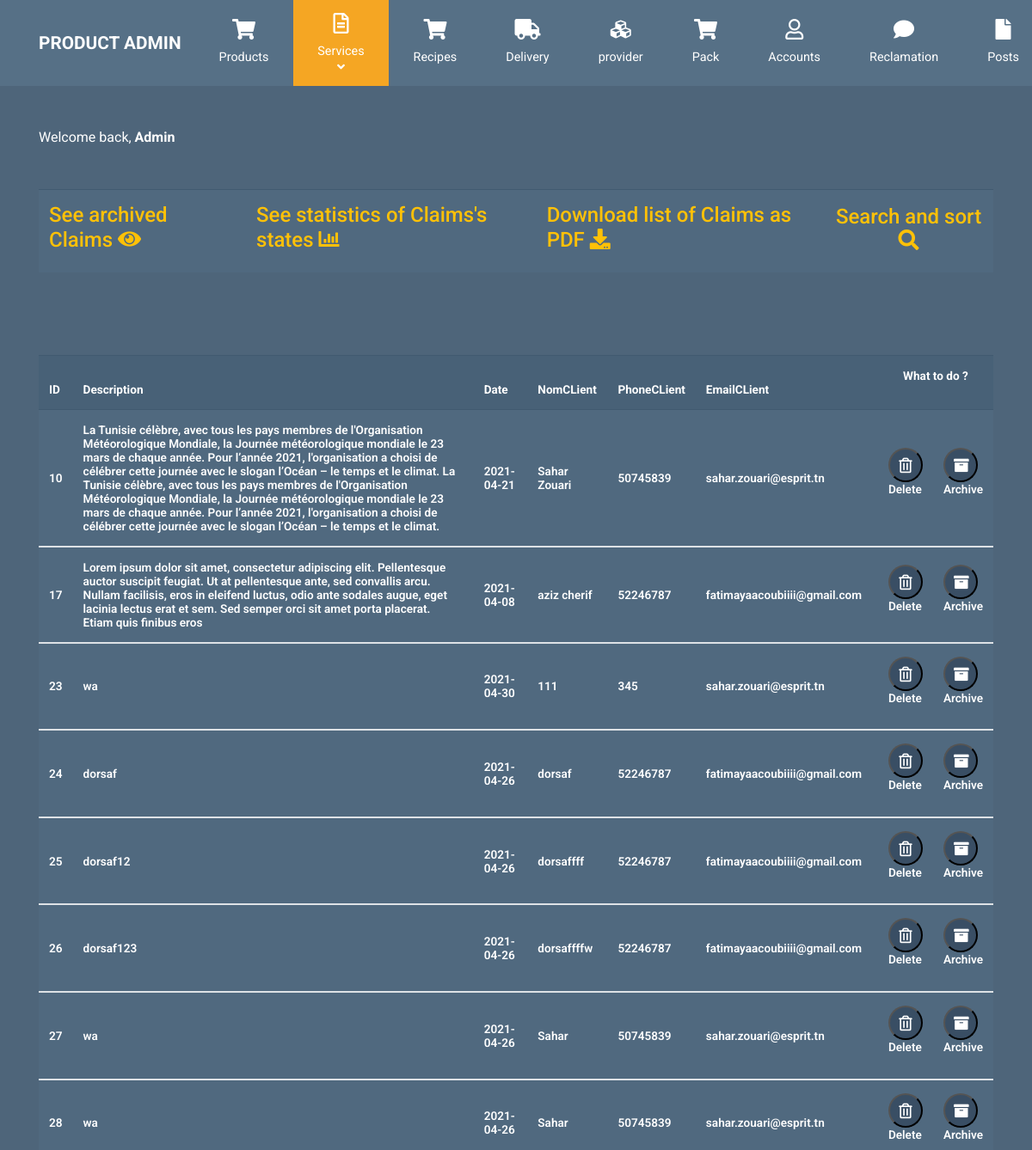
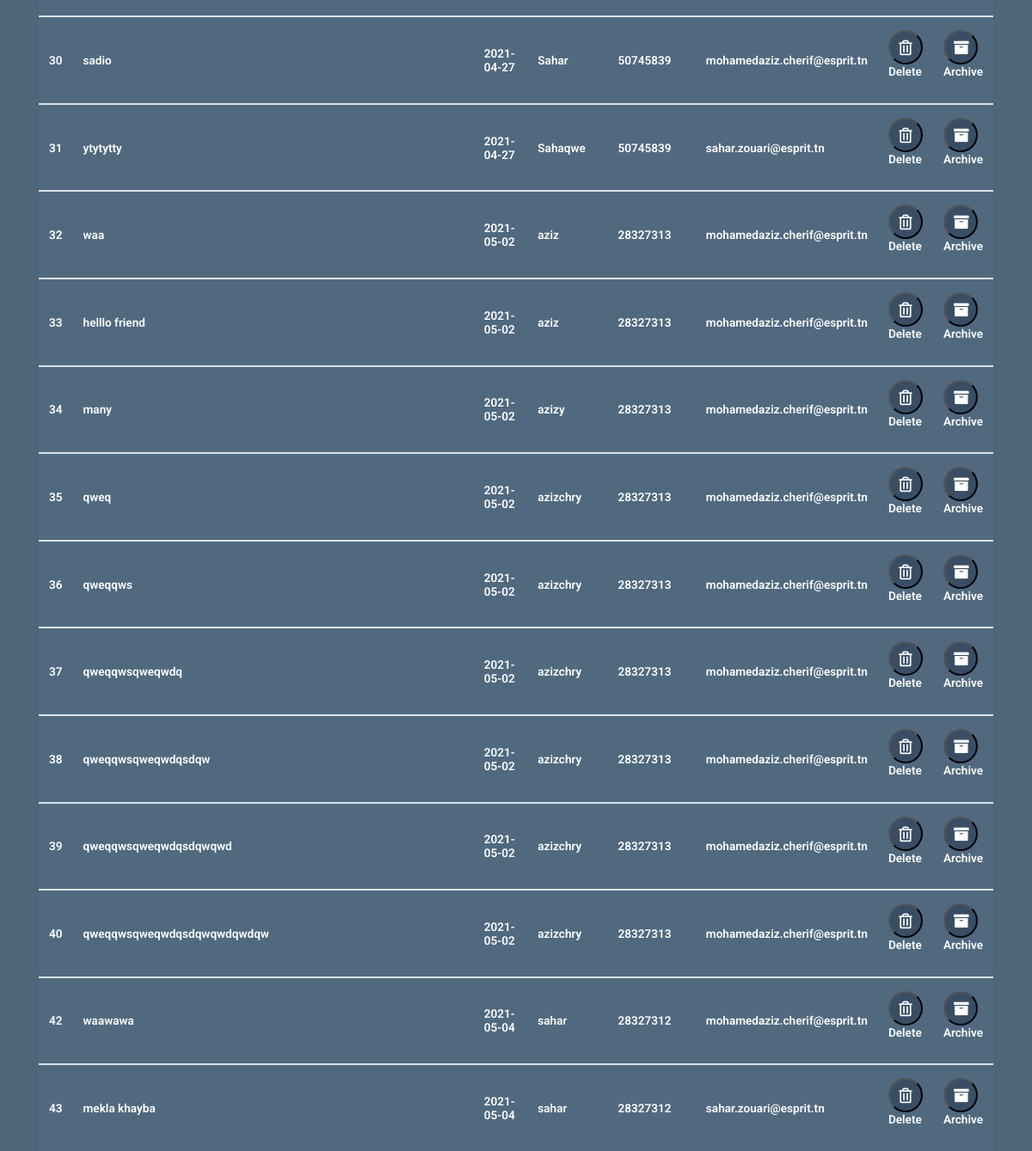
The app's page /PureBowl/view/afficherreclamation.php (signed in) with its own data (2 pictures, top to bottom).
### tables this page shows
CREATE TABLE `reclamation` (
  `id` int(11) NOT NULL,
  `description` varchar(1000) NOT NULL,
  `date` varchar(20) NOT NULL,
  `nomClient` varchar(20) NOT NULL,
  `emailClient` varchar(40) NOT NULL,
  `phoneClient` int(11) NOT NULL,
  `etat` int(11) NOT NULL
);

### PureBowl/Controller/reclamationC.php (called while the page is built, shortened)
<?PHP
	class reclamationC {
		function afficherreclamationadmin(){
			$sql="SELECT * FROM reclamation WHERE etat=1";
			$db = config::getConnexion();
			try{
				$liste = $db->query($sql);
				return $liste;
			}
			catch (Exception $e){
				die('Erreur: '.$e->getMessage());
			}
		}
	}
?>

### PureBowl/View/afficherreclamation.php (the view, shortened to what this page needs)
<?PHP
	include "../Controller/reclamationC.php";
	$reclamationC=new reclamationC();
	$listeUsers=$reclamationC->afficherreclamationadmin();
?>
<html>
    <head>
<link rel="stylesheet" href="https://cdnjs.cloudflare.com/ajax/libs/font-awesome/4.7.0/css/font-awesome.min.css">
    <link rel="stylesheet" href="../css/fontawesome.min.css">
    <link rel="stylesheet" href="../css/bootstrap.min.css">
    <link rel="stylesheet" href="../css/templatemo-style.css">
    </head>
    <body id="reportsPage">
        <div class="" id="home">
        <nav class="navbar navbar-expand-xl">
            <div class="container h-100">
                <a class="navbar-brand" href="../index1.html">
                    <h1 class="tm-site-title mb-0">Product Admin</h1>
                </a>
                <div class="collapse navbar-collapse" id="navbarSupportedContent">
                    <ul class="navbar-nav mx-auto h-100">
                        <li class="nav-item">
                            <a class="nav-link" href="displayProduct.php">
                                <i class="fas fa-shopping-cart"></i>
                                Products
                            </a>
                        </li>
                        <li class="nav-item dropdown">
              <a
                class="nav-link dropdown-toggle active"
                href="#"
                id="navbarDropdown"
                role="button"
                data-toggle="dropdown"
                aria-haspopup="true"
                aria-expanded="false">
                <i class="far fa-file-alt"></i>
                <span> Services <i class="fas fa-angle-down"></i> </span>
              </a>
            </li>
                        <li class="nav-item">
                            <a class="nav-link" href="displayRecipe.php">
                                <i class="fas fa-shopping-cart"></i>
                                Recipes
                            </a>
                        </li>
                        <li class="nav-item">
                            <a class="nav-link  " href="../admin/delivery.php">
                              <i class="fas fa-truck"></i> Delivery
                            </a>
                          </li>
                          <li class="nav-item">
                            <a class="nav-link " href="../admin/provider.php">
                              <i class="fas fa-cubes"></i> provider
                            </a>
                          </li>
                        <li class="nav-item">
                            <a  class="nav-link"  href="../Pack.html">
                                <i class="fas fa-shopping-cart"></i>
                                Pack
                            </a>
                        </li>
                        <li class="nav-item">
                            <a class="nav-link" href="../accounts.html">
                                <i class="far fa-user"></i>
                                Accounts
                            </a>
                        </li>
                        <li class="nav-item">
                            <a class="nav-link" href="afficherreclamation.php">
                                <i class="fas fa-comment"></i>
                                Reclamation
                            </a>
                        </li>
                        <li class="nav-item">
                            <a class="nav-link" href="../post.html">
                                <i class="fa fa-file" ></i>
                                Posts
                            </a>
                        </li>
                    </ul>
                </div>
            </div>
        </nav>
        <div class="container">
            <div class="row">
                <div class="col">
                    <p class="text-white mt-5 mb-5">Welcome back, <b>Admin</b></p>
                    <table class="table table-hover tm-table-small tm-product-table">
                        <tr>
                            <td><a href="afficherarchivedreclamation.php" class="text-warning" ><h4>See archived Claims <i class="fas fa-eye"></i></h4></a></td>
                            <td>
                                <a href="statereclamation.php" class="text-warning"  ><h4>See statistics of Claims's states <i class="fas fa-chart-bar"></i></h4> </a>
                            </td>
                            <td>
                                 <a href="pdfreclamation.php" class="text-warning" ><h4>Download list of Claims as PDF <i class="fa fa-download" aria-hidden="true"></i></h4> </a>
                            </td>
                            <td colspan="6" align="center"><a href="sortreclamation.php" class="text-warning" ><h4>Search and sort <i class="fas fa-search"></i></h4> </a> </td>
                        </tr>
                    </table>
                    <br>
                </div>
                <br>
            </div>
<br>
<br>
<br>
            <table class="table table-hover tm-table-small tm-product-table">
                <thead>
                  <tr>
                    <th scope="col">ID</th>
                    <th scope="col">Description</th>
                    <th scope="col">Date</th>
                    <th scope="col">NomCLient</th>
                    <th scope="col">PhoneCLient</th>
                    <th scope="col">EmailCLient</th>
                    <th scope="col" colspan="2"><p align="center">What to do ?</p></th>
                  </tr>
                </thead>
                <tbody>
                  <tr>
                    <?PHP
                foreach($listeUsers as $user){
            ?>
                    <td><?PHP echo $user['id']; ?></td>
                    <td ><?PHP echo $user['description']; ?></td>
                    <td><?PHP echo $user['date']; ?></td>
                    <td><?PHP echo $user['nomClient']; ?></td>
                    <td><?PHP echo $user['phoneClient']; ?></td>
                    <td><?PHP echo $user['emailClient']; ?></td>
                    <td style="width: 30px">
                        <form method="POST" action="supprimerreclamation.php">
                             <button type="submit" name="supprimer "class="tm-product-delete-link" onclick="return confirm('Are you sure you want to delete this item definitely?');">
                        <i class="far fa-trash-alt tm-product-delete-icon"></i></button>Delete
                        </form>
                        </td >
                        <td style="width: 30px" ><form method="POST" action="archiverreclamation.php">
                            <button style="height: : 30px" type="submit" name="archiver "class="tm-product-delete-link"onclick="return confirm('Are you sure you want to archive this item?');" >
                        <i class="fas fa-archive tm-product-delete-icon" ></i></button>Archive
                    </form>
                </td>
                  </tr>
                </tbody>
                <?PHP
                }
            ?>
              </table>
    </body>
</html>

### records on screen
reclamation: id "10", description "La Tunisie célèbre, avec tous les pays membres de l'Organisation Météorologique Mondiale, la Journée météorologique mondiale le 23 mars de chaque année. Pour l’année 2021, l'organisation a choisi de célébrer cette journée avec le slogan l’Océan – le temps et le climat. La Tunisie célèbre, avec tous les pays membres de l'Organisation Météorologique Mondiale, la Journée météorologique mondiale le 23 mars de chaque année. Pour l’année 2021, l'organisation a choisi de célébrer cette journée avec le slogan l’Océan – le temps et le climat.", date "2021-04-21", nomClient "Sahar Zouari", phoneClient "50745839", emailClient "sahar.zouari@esprit.tn"
reclamation: id "17", description "Lorem ipsum dolor sit amet, consectetur adipiscing elit. Pellentesque auctor suscipit feugiat. Ut at pellentesque ante, sed convallis arcu. Nullam facilisis, eros in eleifend luctus, odio ante sodales augue, eget lacinia lectus erat et sem. Sed semper orci sit amet porta placerat. Etiam quis finibus eros", date "2021-04-08", nomClient "aziz cherif", phoneClient "52246787", emailClient "fatimayaacoubiiii@gmail.com"
reclamation: id "23", description "wa", date "2021-04-30", nomClient "111", phoneClient "345", emailClient "sahar.zouari@esprit.tn"
reclamation: id "24", description "dorsaf", date "2021-04-26", nomClient "dorsaf", phoneClient "52246787", emailClient "fatimayaacoubiiii@gmail.com"
reclamation: id "25", description "dorsaf12", date "2021-04-26", nomClient "dorsaffff", phoneClient "52246787", emailClient "fatimayaacoubiiii@gmail.com"
reclamation: id "26", description "dorsaf123", date "2021-04-26", nomClient "dorsaffffw", phoneClient "52246787", emailClient "fatimayaacoubiiii@gmail.com"
reclamation: id "27", description "wa", date "2021-04-26", nomClient "Sahar", phoneClient "50745839", emailClient "sahar.zouari@esprit.tn"
reclamation: id "28", description "wa", date "2021-04-26", nomClient "Sahar", phoneClient "50745839", emailClient "sahar.zouari@esprit.tn"
reclamation: id "30", description "sadio", date "2021-04-27", nomClient "Sahar", phoneClient "50745839", emailClient "mohamedaziz.cherif@esprit.tn"
reclamation: id "31", description "ytytytty", date "2021-04-27", nomClient "Sahaqwe", phoneClient "50745839", emailClient "sahar.zouari@esprit.tn"
reclamation: id "32", description "waa", date "2021-05-02", nomClient "aziz", phoneClient "28327313", emailClient "mohamedaziz.cherif@esprit.tn"
reclamation: id "33", description "helllo friend", date "2021-05-02", nomClient "aziz", phoneClient "28327313", emailClient "mohamedaziz.cherif@esprit.tn"
reclamation: id "34", description "many", date "2021-05-02", nomClient "azizy", phoneClient "28327313", emailClient "mohamedaziz.cherif@esprit.tn"
reclamation: id "35", description "qweq", date "2021-05-02", nomClient "azizchry", phoneClient "28327313", emailClient "mohamedaziz.cherif@esprit.tn"
reclamation: id "36", description "qweqqws", date "2021-05-02", nomClient "azizchry", phoneClient "28327313", emailClient "mohamedaziz.cherif@esprit.tn"
reclamation: id "37", description "qweqqwsqweqwdq", date "2021-05-02", nomClient "azizchry", phoneClient "28327313", emailClient "mohamedaziz.cherif@esprit.tn"
reclamation: id "38", description "qweqqwsqweqwdqsdqw", date "2021-05-02", nomClient "azizchry", phoneClient "28327313", emailClient "mohamedaziz.cherif@esprit.tn"
reclamation: id "39", description "qweqqwsqweqwdqsdqwqwd", date "2021-05-02", nomClient "azizchry", phoneClient "28327313", emailClient "mohamedaziz.cherif@esprit.tn"
reclamation: id "40", description "qweqqwsqweqwdqsdqwqwdqwdqw", date "2021-05-02", nomClient "azizchry", phoneClient "28327313", emailClient "mohamedaziz.cherif@esprit.tn"
reclamation: id "42", description "waawawa", date "2021-05-04", nomClient "sahar", phoneClient "28327312", emailClient "mohamedaziz.cherif@esprit.tn"
reclamation: id "43", description "mekla khayba", date "2021-05-04", nomClient "sahar", phoneClient "28327312", emailClient "sahar.zouari@esprit.tn"
